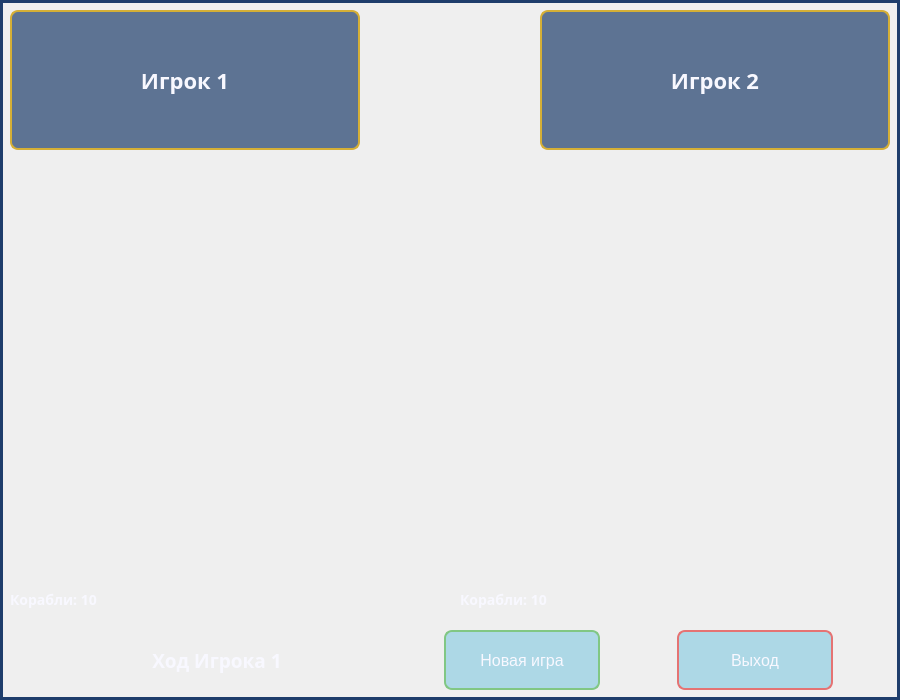
<?xml version="1.0" encoding="UTF-8"?>
<ui version="4.0">
 <class>FriendWindow</class>
 <widget class="QDialog" name="FriendWindow">
  <property name="geometry">
   <rect>
    <x>0</x>
    <y>0</y>
    <width>900</width>
    <height>700</height>
   </rect>
  </property>
  <property name="windowTitle">
   <string>Морской бой - Против друга</string>
  </property>
  <property name="styleSheet">
   <string notr="true">
QDialog {
    background-color: qlineargradient(x1:0, y1:0, x2:1, y2:1,
                                    stop:0 #0a2463, stop:1 #3e92cc);
    border: 3px solid #1e3d6b;
}

QLabel {
    color: #f8f8ff;
    font-family: &quot;Arial Rounded MT Bold&quot;;
    text-shadow: 1px 1px 2px rgba(0, 0, 0, 0.5);
}

QLabel#labelPlayer1, QLabel#labelPlayer2 {
    font-size: 22px;
    font-weight: bold;
    color: #f8f8ff;
    background-color: rgba(30, 61, 107, 0.7);
    border-radius: 8px;
    padding: 5px 10px;
    border: 2px solid #d4af37;
}

QLabel#labelPlayer1Ships, QLabel#labelPlayer2Ships {
    font-size: 14px;
    color: #f8f8ff;
    font-weight: bold;
}

QPushButton {
    background-color: qlineargradient(x1:0, y1:0, x2:0, y2:1,
                                    stop:0 #1e3d6b, stop:1 #0a2463);
    border: 2px solid #d4af37;
    border-radius: 8px;
    padding: 8px 16px;
    font-family: &quot;Arial Rounded MT Bold&quot;;
    font-size: 14px;
    color: #f8f8ff;
}

QPushButton:hover {
    background-color: qlineargradient(x1:0, y1:0, x2:0, y2:1,
                                    stop:0 #3a5f8c, stop:1 #1e3d6b);
}

QPushButton:pressed {
    background-color: qlineargradient(x1:0, y1:0, x2:0, y2:1,
                                    stop:0 #0a2463, stop:1 #1e3d6b);
}

QPushButton#btnRestart {
    min-width: 120px;
    min-height: 40px;
    font-size: 16px;
    background-color: qlineargradient(x1:0, y1:0, x2:0, y2:1,
                                    stop:0 #4CAF50, stop:1 #2E7D32);
    border: 2px solid #81C784;
}

QPushButton#btnRestart:hover {
    background-color: qlineargradient(x1:0, y1:0, x2:0, y2:1,
                                    stop:0 #66BB6A, stop:1 #388E3C);
}

QPushButton#btnRestart:pressed {
    background-color: qlineargradient(x1:0, y1:0, x2:0, y2:1,
                                    stop:0 #2E7D32, stop:1 #1B5E20);
}

QPushButton#btnExit {
    min-width: 120px;
    min-height: 40px;
    font-size: 16px;
    background-color: qlineargradient(x1:0, y1:0, x2:0, y2:1,
                                    stop:0 #c62828, stop:1 #b71c1c);
    border: 2px solid #e57373;
}

QPushButton#btnExit:hover {
    background-color: qlineargradient(x1:0, y1:0, x2:0, y2:1,
                                    stop:0 #ef5350, stop:1 #e53935);
}

QPushButton#btnExit:pressed {
    background-color: qlineargradient(x1:0, y1:0, x2:0, y2:1,
                                    stop:0 #b71c1c, stop:1 #7f0000);
}

/* Стили для игровых клеток */
QPushButton {
    background-color: lightblue;
    border: 1px solid #1e3d6b;
    min-width: 30px;
    min-height: 30px;
}

QPushButton[hasShip=&quot;true&quot;] {
    background-color: #2c3e50;
}

QPushButton[hasShip=&quot;false&quot;] {
    background-color: lightblue;
}

QPushButton[hasShip=&quot;true&quot;]:disabled {
    background-color: #c62828;
}

QPushButton[hasShip=&quot;false&quot;]:disabled {
    background-color: white;
}
   </string>
  </property>
  <layout class="QVBoxLayout" name="mainLayout">
   <property name="spacing">
    <number>15</number>
   </property>
   <property name="margin" stdset="0">
    <number>10</number>
   </property>
   <item>
    <layout class="QHBoxLayout" name="topLayout">
     <property name="spacing">
      <number>20</number>
     </property>
     <item>
      <widget class="QLabel" name="labelPlayer1">
       <property name="minimumSize">
        <size>
         <width>350</width>
         <height>50</height>
        </size>
       </property>
       <property name="font">
        <font>
         <family>Arial Rounded MT Bold</family>
         <pointsize>-1</pointsize>
         <bold>true</bold>
        </font>
       </property>
       <property name="text">
        <string>Игрок 1</string>
       </property>
       <property name="alignment">
        <set>Qt::AlignmentFlag::AlignCenter</set>
       </property>
      </widget>
     </item>
     <item>
      <spacer name="horizontalSpacer">
       <property name="orientation">
        <enum>Qt::Orientation::Horizontal</enum>
       </property>
       <property name="sizeHint" stdset="0">
        <size>
         <width>40</width>
         <height>20</height>
        </size>
       </property>
      </spacer>
     </item>
     <item>
      <widget class="QLabel" name="labelPlayer2">
       <property name="minimumSize">
        <size>
         <width>350</width>
         <height>50</height>
        </size>
       </property>
       <property name="font">
        <font>
         <family>Arial Rounded MT Bold</family>
         <pointsize>-1</pointsize>
         <bold>true</bold>
        </font>
       </property>
       <property name="text">
        <string>Игрок 2</string>
       </property>
       <property name="alignment">
        <set>Qt::AlignmentFlag::AlignCenter</set>
       </property>
      </widget>
     </item>
    </layout>
   </item>
   <item>
    <layout class="QHBoxLayout" name="middleLayout">
     <property name="spacing">
      <number>20</number>
     </property>
     <item>
      <layout class="QVBoxLayout" name="player1Layout">
       <item>
        <widget class="QWidget" name="gridLayoutPlayer1" native="true">
         <property name="minimumSize">
          <size>
           <width>400</width>
           <height>400</height>
          </size>
         </property>
        </widget>
       </item>
       <item>
        <widget class="QLabel" name="labelPlayer1Ships">
         <property name="minimumSize">
          <size>
           <width>350</width>
           <height>30</height>
          </size>
         </property>
         <property name="font">
          <font>
           <family>Arial Rounded MT Bold</family>
           <pointsize>-1</pointsize>
           <bold>true</bold>
          </font>
         </property>
         <property name="text">
          <string>Корабли: 10</string>
         </property>
        </widget>
       </item>
      </layout>
     </item>
     <item>
      <layout class="QVBoxLayout" name="player2Layout">
       <item>
        <widget class="QWidget" name="gridLayoutPlayer2" native="true">
         <property name="minimumSize">
          <size>
           <width>400</width>
           <height>400</height>
          </size>
         </property>
        </widget>
       </item>
       <item>
        <widget class="QLabel" name="labelPlayer2Ships">
         <property name="minimumSize">
          <size>
           <width>350</width>
           <height>30</height>
          </size>
         </property>
         <property name="font">
          <font>
           <family>Arial Rounded MT Bold</family>
           <pointsize>-1</pointsize>
           <bold>true</bold>
          </font>
         </property>
         <property name="text">
          <string>Корабли: 10</string>
         </property>
        </widget>
       </item>
      </layout>
     </item>
    </layout>
   </item>
   <item>
    <layout class="QHBoxLayout" name="bottomLayout">
     <property name="spacing">
      <number>20</number>
     </property>
     <item>
      <spacer name="horizontalSpacer_2">
       <property name="orientation">
        <enum>Qt::Orientation::Horizontal</enum>
       </property>
       <property name="sizeHint" stdset="0">
        <size>
         <width>40</width>
         <height>20</height>
        </size>
       </property>
      </spacer>
     </item>
     <item>
      <widget class="QLabel" name="labelTurnInfo">
       <property name="minimumSize">
        <size>
         <width>300</width>
         <height>50</height>
        </size>
       </property>
       <property name="font">
        <font>
         <family>Arial Rounded MT Bold</family>
         <pointsize>14</pointsize>
         <bold>true</bold>
        </font>
       </property>
       <property name="text">
        <string>Ход Игрока 1</string>
       </property>
       <property name="alignment">
        <set>Qt::AlignmentFlag::AlignCenter</set>
       </property>
      </widget>
     </item>
     <item>
      <spacer name="horizontalSpacer_3">
       <property name="orientation">
        <enum>Qt::Orientation::Horizontal</enum>
       </property>
       <property name="sizeHint" stdset="0">
        <size>
         <width>40</width>
         <height>20</height>
        </size>
       </property>
      </spacer>
     </item>
     <item>
      <widget class="QPushButton" name="btnRestart">
       <property name="minimumSize">
        <size>
         <width>156</width>
         <height>60</height>
        </size>
       </property>
       <property name="text">
        <string>Новая игра</string>
       </property>
      </widget>
     </item>
     <item>
      <spacer name="horizontalSpacer_4">
       <property name="orientation">
        <enum>Qt::Orientation::Horizontal</enum>
       </property>
       <property name="sizeHint" stdset="0">
        <size>
         <width>20</width>
         <height>20</height>
        </size>
       </property>
      </spacer>
     </item>
     <item>
      <widget class="QPushButton" name="btnExit">
       <property name="minimumSize">
        <size>
         <width>156</width>
         <height>60</height>
        </size>
       </property>
       <property name="text">
        <string>Выход</string>
       </property>
      </widget>
     </item>
     <item>
      <spacer name="horizontalSpacer_5">
       <property name="orientation">
        <enum>Qt::Orientation::Horizontal</enum>
       </property>
       <property name="sizeHint" stdset="0">
        <size>
         <width>40</width>
         <height>20</height>
        </size>
       </property>
      </spacer>
     </item>
    </layout>
   </item>
  </layout>
 </widget>
 <resources/>
 <connections/>
</ui>
